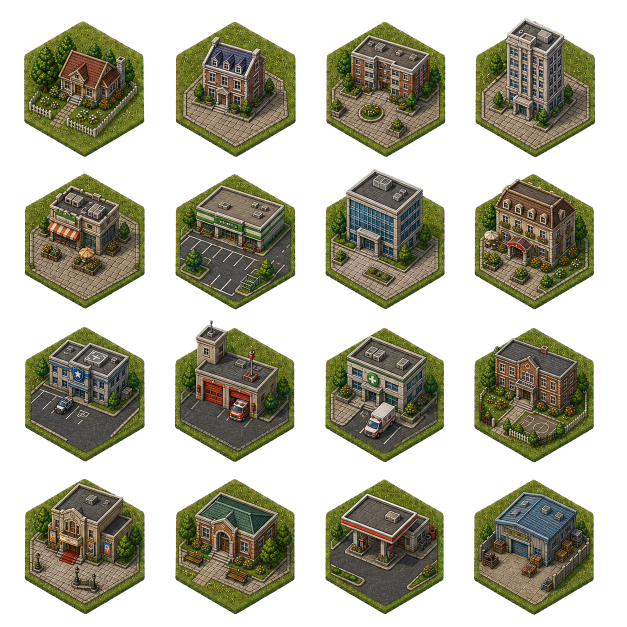
#> input picture assets/generated-v2/source/buildings-atlas.png, 1254 x 1254 px, given in place of shop-grocery.png, which was not available (shown at 1/2 size)
$ python process-pixel-grid8-v1.py
#> lines starting #> are read from the running program, lines starting #| are printed output that depends on the picture; pictures that were not available may be replaced by others from this repository, and a replacement may not be noted
"""Create exact 8px modular terrain tiles and 32x16 storefront sprites."""

from __future__ import annotations

import json
from pathlib import Path

from PIL import Image, ImageDraw, ImageFont


ROOT = Path(__file__).resolve().parents[1]
PACK = ROOT / "assets" / "pixel-grid8-v1"
SOURCE = PACK / "source"
TILES = PACK / "tiles"
BUILDINGS = PACK / "buildings"
SCREENSHOTS = ROOT / "screenshots"

CELL = 8
SHOP_SIZE = (32, 16)


def font(size: int, bold: bool = False) -> ImageFont.FreeTypeFont:
    name = "Arial Bold.ttf" if bold else "Arial.ttf"
    return ImageFont.truetype(f"/System/Library/Fonts/Supplemental/{name}", size)


def grass_tile() -> Image.Image:
    image = Image.new("RGBA", (CELL, CELL), "#667c46ff")
    pixels = image.load()
    for x, y in [(1, 2), (6, 5)]:
        pixels[x, y] = (92, 113, 63, 255)
    for x, y in [(5, 1), (2, 6)]:
        pixels[x, y] = (112, 133, 75, 255)
    return image


def road_tile() -> Image.Image:
    image = Image.new("RGBA", (CELL, CELL), "#394257ff")
    pixels = image.load()
    for x, y in [(1, 0), (5, 1), (3, 3), (7, 4), (0, 6), (4, 7)]:
        pixels[x, y] = (55, 62, 79, 255)
    for x, y in [(3, 0), (6, 3), (2, 6), (7, 7)]:
        pixels[x, y] = (70, 77, 94, 255)
    return image


def curb_tile() -> Image.Image:
    image = Image.new("RGBA", (CELL, CELL), (0, 0, 0, 0))
    draw = ImageDraw.Draw(image)
    draw.line((0, 3, 7, 3), fill="#26384aff", width=1)
    draw.line((0, 4, 7, 4), fill="#c3d1d5ff", width=1)
    draw.line((0, 5, 7, 5), fill="#8da3adff", width=1)
    draw.line((0, 6, 7, 6), fill="#526b78ff", width=1)
    for x in (1, 5):
        image.putpixel((x, 4), (225, 232, 230, 255))
    for x in (3, 7):
        image.putpixel((x, 5), (108, 132, 143, 255))
    return image


def storefront(name: str) -> Image.Image:
    source = Image.open(SOURCE / f"{name}.png").convert("RGBA")
    bbox = source.getchannel("A").getbbox()
    if bbox is None:
        raise RuntimeError(f"{name}: empty source")
    cropped = source.crop(bbox)
    # Keep a one-pixel transparent safety margin while retaining a 32x16
    # runtime canvas and a bottom-aligned anchor.
    sprite = cropped.resize((30, 15), Image.Resampling.BOX)
    alpha = sprite.getchannel("A").point(lambda value: 255 if value >= 72 else 0)
    quantized = sprite.quantize(colors=24, method=Image.Quantize.FASTOCTREE, dither=Image.Dither.NONE).convert("RGBA")
    quantized.putalpha(alpha)
    target = Image.new("RGBA", SHOP_SIZE, (0, 0, 0, 0))
    target.alpha_composite(quantized, (1, 1))
    return target


def checker(size: tuple[int, int], unit: int = 8) -> Image.Image:
    image = Image.new("RGBA", size, "#1a2928ff")
    draw = ImageDraw.Draw(image)
    for y in range(0, size[1], unit):
        for x in range(0, size[0], unit):
            if (x // unit + y // unit) % 2:
                draw.rectangle((x, y, x + unit - 1, y + unit - 1), fill="#243a37ff")
    return image


def build_atlas(assets: dict[str, Image.Image]) -> Path:
    atlas = Image.new("RGBA", (64, 32), (0, 0, 0, 0))
    atlas.alpha_composite(assets["grass"], (0, 0))
    atlas.alpha_composite(assets["road"], (8, 0))
    atlas.alpha_composite(assets["curb"], (16, 0))
    atlas.alpha_composite(assets["shop-grocery"], (0, 8))
    atlas.alpha_composite(assets["shop-bakery"], (32, 8))
    destination = PACK / "atlas.png"
    atlas.save(destination, optimize=True)
    return destination


def build_catalog(assets: dict[str, Image.Image]) -> Path:
    canvas = Image.new("RGBA", (1440, 820), "#0d1818ff")
    draw = ImageDraw.Draw(canvas)
    draw.text((38, 28), "8 PX MODULAR CITY KIT · V1", font=font(30, True), fill="#eef3ed")
    draw.text((38, 72), "terrain 8×8 · storefronts 32×16 · nearest-neighbor preview", font=font(16), fill="#9eb1aa")

    tile_names = ["grass", "road", "curb"]
    for index, name in enumerate(tile_names):
        x = 40 + index * 250
        y = 130
        panel = checker((160, 160), 16)
        canvas.alpha_composite(panel, (x, y))
        preview = assets[name].resize((128, 128), Image.Resampling.NEAREST)
        canvas.alpha_composite(preview, (x + 16, y + 16))
        draw.text((x, y + 174), f"{name} · 8×8", font=font(16, True), fill="#dfe7e1")

    for index, name in enumerate(("shop-grocery", "shop-bakery")):
        x = 40 + index * 650
        y = 405
        panel = checker((576, 288), 16)
        canvas.alpha_composite(panel, (x, y))
        preview = assets[name].resize((512, 256), Image.Resampling.NEAREST)
        canvas.alpha_composite(preview, (x + 32, y + 16))
        draw.text((x, y + 298), f"{name} · 32×16 · footprint 4×2", font=font(16, True), fill="#dfe7e1")

    destination = SCREENSHOTS / "pixel-grid8-v1-catalog.png"
    canvas.convert("RGB").save(destination, quality=95)
    return destination


def build_scene(assets: dict[str, Image.Image]) -> tuple[Path, Path]:
    width_cells, height_cells = 40, 24
    base = Image.new("RGBA", (width_cells * CELL, height_cells * CELL), "#617b43ff")
    grass_variants = [
        assets["grass"],
        assets["grass"].transpose(Image.Transpose.FLIP_LEFT_RIGHT),
        assets["grass"].transpose(Image.Transpose.FLIP_TOP_BOTTOM),
        assets["grass"].transpose(Image.Transpose.ROTATE_180),
    ]
    for y in range(height_cells):
        for x in range(width_cells):
            base.alpha_composite(grass_variants[(x * 5 + y * 3) % len(grass_variants)], (x * CELL, y * CELL))

    road_start, road_end = 11, 17
    for y in range(road_start, road_end):
        for x in range(width_cells):
            road = assets["road"] if (x + y) % 2 == 0 else assets["road"].transpose(Image.Transpose.FLIP_LEFT_RIGHT)
            base.alpha_composite(road, (x * CELL, y * CELL))

    top_curb_y = road_start * CELL - 3
    bottom_curb_y = road_end * CELL - 5
    bottom_curb = assets["curb"].rotate(180, resample=Image.Resampling.NEAREST)
    for x in range(width_cells):
        base.alpha_composite(assets["curb"], (x * CELL, top_curb_y))
        base.alpha_composite(bottom_curb, (x * CELL, bottom_curb_y))

    # Each storefront is exactly four cells wide and two cells tall.
    base.alpha_composite(assets["shop-grocery"], (5 * CELL, 9 * CELL))
    base.alpha_composite(assets["shop-bakery"], (11 * CELL, 9 * CELL))

    base_path = SCREENSHOTS / "pixel-grid8-v1-scene-base.png"
    base.save(base_path, optimize=True)
    preview = base.resize((base.width * 4, base.height * 4), Image.Resampling.NEAREST)
    preview_path = SCREENSHOTS / "pixel-grid8-v1-scene.png"
    preview.convert("RGB").save(preview_path, quality=95)
    return base_path, preview_path


def validate(assets: dict[str, Image.Image]) -> dict[str, object]:
    for name in ("grass", "road", "curb"):
        if assets[name].size != (8, 8):
            raise RuntimeError(f"{name}: expected 8x8, got {assets[name].size}")
    for name in ("shop-grocery", "shop-bakery"):
        if assets[name].size != SHOP_SIZE:
            raise RuntimeError(f"{name}: expected 32x16, got {assets[name].size}")
        if assets[name].getchannel("A").getbbox() is None:
            raise RuntimeError(f"{name}: empty sprite")
    return {
        "gridPx": CELL,
        "allDimensionsMultipleOfGrid": True,
        "terrainTiles": {name: [8, 8] for name in ("grass", "road", "curb")},
        "buildings": {
            name: {"spriteSize": [32, 16], "footprintCells": [4, 2], "anchorPx": [16, 16]}
            for name in ("shop-grocery", "shop-bakery")
        },
    }


def main() -> None:
    TILES.mkdir(parents=True, exist_ok=True)
    BUILDINGS.mkdir(parents=True, exist_ok=True)
    SCREENSHOTS.mkdir(parents=True, exist_ok=True)
    assets = {
        "grass": grass_tile(),
        "road": road_tile(),
        "curb": curb_tile(),
        "shop-grocery": storefront("shop-grocery"),
        "shop-bakery": storefront("shop-bakery"),
    }
#> in storefront, source is the input picture: PIL image 1254x1254 RGBA; mean R, G, B, A 48.9, 47.7, 31.3, 125.4
#> in storefront, `bbox = source.getchannel("A").getbbox()`: bbox = (48, 35, 1191, 1230)
#> in storefront, `cropped = source.crop(bbox)`:
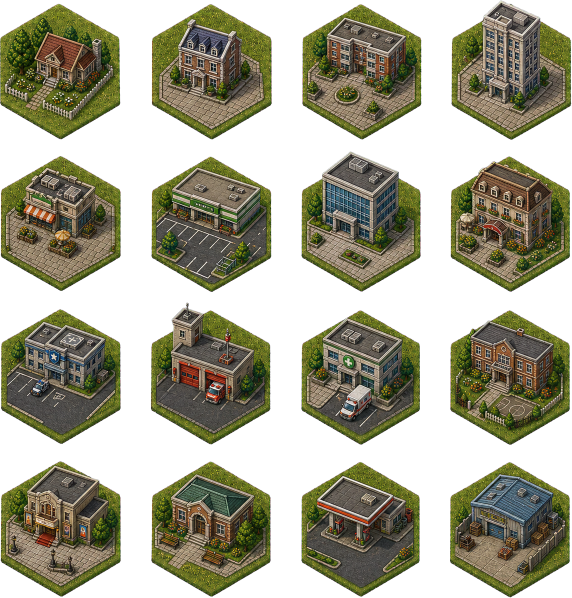
#> cropped: PIL image 1143x1195 RGBA (shown at 1/2 size); mean R, G, B, A 56.3, 54.9, 36, 144.4; transparent parts drawn white
#> in storefront, `target = Image.new("RGBA", SHOP_SIZE, (0, 0, 0, 0))`: target: PIL image 32x16 RGBA; every value is 0
#> call 2 of storefront, with name = 'shop-bakery'
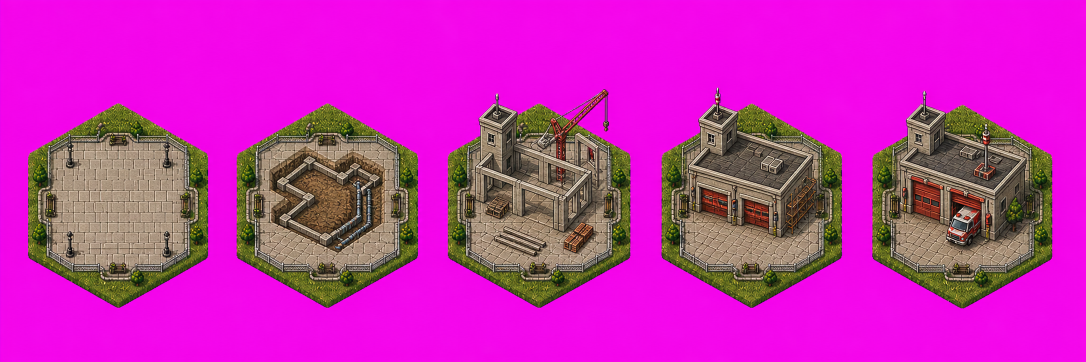
#> input picture assets/generated-v2/source/fire-station-stages-chroma.png, 2172 x 724 px, given in place of shop-bakery.png, which was not available (shown at 1/2 size)
#> in storefront (call 2), `bbox = source.getchannel("A").getbbox()`: bbox = (0, 0, 2172, 724)
#> in storefront (call 2), `target.alpha_composite(quantized, (1, 1))`:
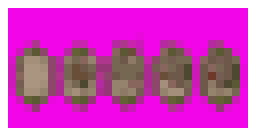
#> target: PIL image 32x16 RGBA (shown 8 times larger); mean R, G, B, A 173, 35.9, 154.8, 224.1; transparent parts drawn white
    for name in ("grass", "road", "curb"):
        assets[name].save(TILES / f"{name}.png", optimize=True)
    for name in ("shop-grocery", "shop-bakery"):
        assets[name].save(BUILDINGS / f"{name}.png", optimize=True)
    validation = validate(assets)
#> validation = 4 items
    atlas = build_atlas(assets)
#> in build_atlas, `atlas = Image.new("RGBA", (64, 32), (0, 0, 0, 0))`: atlas: PIL image 64x32 RGBA; every value is 0
    catalog = build_catalog(assets)
#> after the loop in build_catalog, `for index, name in enumerate(tile_names):`:
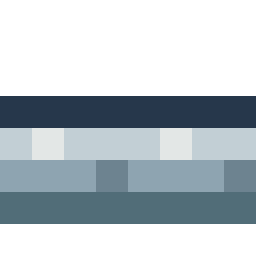
#> preview: PIL image 128x128 RGBA (shown 2 times larger); mean R, G, B, A 56.9, 66.6, 72.1, 127.5; transparent parts drawn white
#> the loop in build_catalog, `for index, name in enumerate(("shop-grocery", "shop-bakery")):` made 2 passes
#> pass 1, in checker (call 4), `image = Image.new("RGBA", size, "#1a2928ff")`:
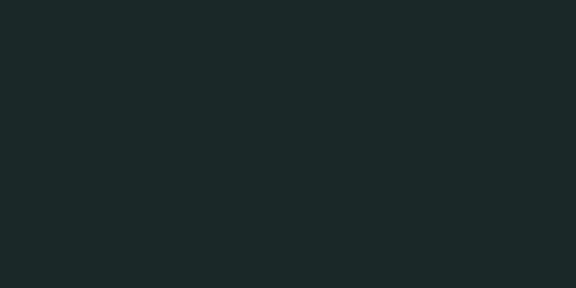
#> image: PIL image 576x288 RGBA; mean R, G, B, A 26, 41, 40, 255
#> after the loop in build_catalog, `for index, name in enumerate(("shop-grocery", "shop-bakery")):`:
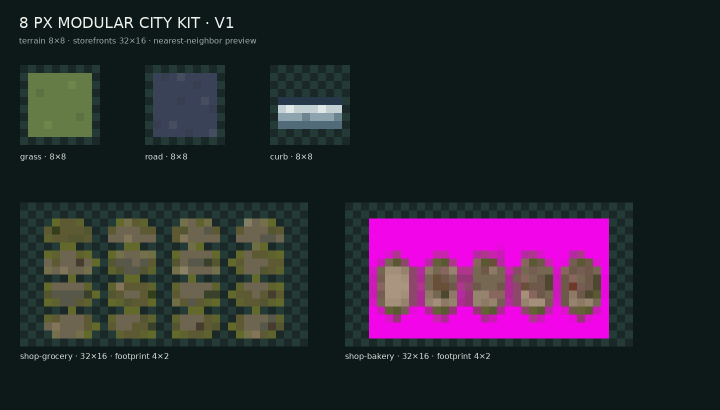
#> canvas: PIL image 1440x820 RGBA (shown at 1/2 size); mean R, G, B, A 42.8, 38, 48.1, 255
    base_scene, scene = build_scene(assets)
#> in build_scene, `preview = base.resize((base.width * 4, base.height * 4), Image.Resampl..`:
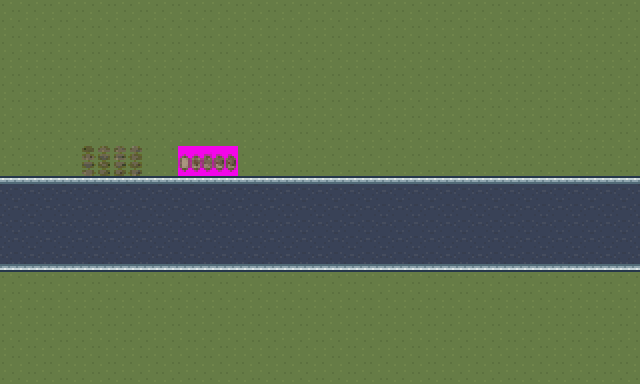
#> preview: PIL image 1280x768 RGBA (shown at 1/2 size); mean R, G, B, A 93.9, 111.6, 77.3, 255
    manifest = {
        "version": 1,
        "gridPx": CELL,
        "assets": {
            "tiles": [f"tiles/{name}.png" for name in ("grass", "road", "curb")],
            "buildings": [f"buildings/{name}.png" for name in ("shop-grocery", "shop-bakery")],
            "atlas": "atlas.png",
        },
        "validation": validation,
        "provenance": {
            "terrain": "deterministic authored pixels",
            "buildings": "built-in image generation using the supplied sprite sheet as style reference; chroma removal and deterministic 32x16 normalization",
        },
    }
    (PACK / "manifest.json").write_text(json.dumps(manifest, ensure_ascii=False, indent=2) + "\n", encoding="utf-8")
    print(json.dumps(validation, ensure_ascii=False))
#> (printed output is left out)
    for path in (atlas, catalog, base_scene, scene):
        print(path.relative_to(ROOT))
#> this loop made 4 passes
#| assets/pixel-grid8-v1/atlas.png
#| screenshots/pixel-grid8-v1-catalog.png
#| screenshots/pixel-grid8-v1-scene-base.png
#| screenshots/pixel-grid8-v1-scene.png


if __name__ == "__main__":
    main()
